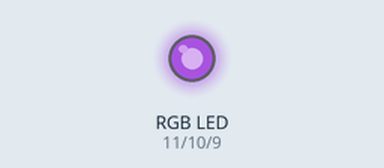
Simulated run of this sketch. Board: Arduino Uno, built with avr-gcc and run on an emulated ATmega328P. Shown: an RGB LED mixed from three pins (HIGH = lit). Dim RGB values are drawn brighter than linear.

Above: at 0.1 s.
Timing chart, 0 to 1.6 s (numbered marks = the images above):
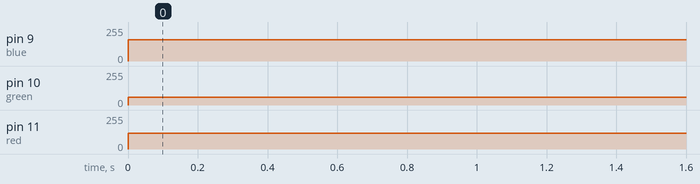

Measured:
- by itself, pin 9 (blue): 0/255 → 159/255 at 0.00 s
- by itself, pin 10 (green): 0/255 → 59/255 at 0.00 s
- by itself, pin 11 (red): 0/255 → 119/255 at 0.00 s

The sketch:

ColorSelector.ino
```cpp
/*
Create a code capable of creating any RGB color
theme: analogWrite
*/

int red = 11; //definig variable to my pins

int green = 10;

int blue = 9;


void setup() {

  // put your setup code here, to run once:

    pinMode(blue, OUTPUT);  //defining pins as output

    pinMode(green, OUTPUT);

    pinMode(red, OUTPUT);

}


void loop() {

  // put your main code here, to run repeatedly:

analogWrite(blue, 159); // create RGB color 119,59,159

analogWrite(green, 59);

analogWrite(red, 119);

}
```
